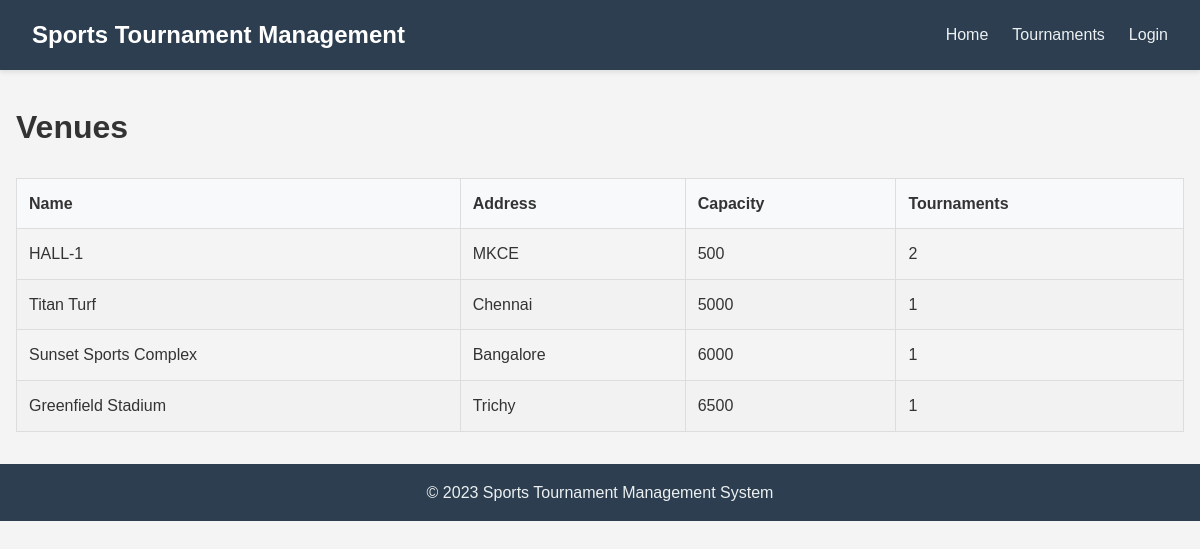
/venues, run on the app's committed database.
### models.py (models this page shows)
class Venue(db.Model):
    id = db.Column(db.Integer, primary_key=True)
    name = db.Column(db.String(100), nullable=False)
    address = db.Column(db.String(200))
    capacity = db.Column(db.Integer)
    tournaments = db.relationship('Tournament', backref='venue', lazy=True)

### routes.py (the view)
@app.route('/venues')
def venues():
    venues = Venue.query.all()
    return render_template('venues/list.html', venues=venues)

### templates/venues/list.html (shortened to what this page needs)
{% extends 'base.html' %}
{% block content %}
<div class="header-actions">
    <h1>Venues</h1>
</div>
{% if venues %}
<table class="table">
    <thead>
        <tr>
            <th>Name</th>
            <th>Address</th>
            <th>Capacity</th>
            <th>Tournaments</th>
        </tr>
    </thead>
    <tbody>
        {% for venue in venues %}
        <tr>
            <td>{{ venue.name }}</td>
            <td>{{ venue.address }}</td>
            <td>{{ venue.capacity }}</td>
            <td>{{ venue.tournaments|length }}</td>
        </tr>
        {% endfor %}
    </tbody>
</table>
{% else %}
<p>No venues found.</p>
{% endif %}
{% endblock %}

### static/css/style.css (style rules this page uses)
* { margin: 0; padding: 0; box-sizing: border-box; font-family: 'Arial', sans-serif; }
body { background-color: #f4f4f4; color: #333; line-height: 1.6; }
.table { width: 100%; border-collapse: collapse; margin-bottom: 1.5rem; }
.table th, .table td { padding: 0.75rem; border: 1px solid #ddd; text-align: left; }
.table th { background-color: #f8f9fa; font-weight: bold; }
.table tr:nth-child(even) { background-color: #f2f2f2; }
.header-actions { display: flex; justify-content: space-between; align-items: center; margin-bottom: 1.5rem; }

### data on the page
Venue: name "HALL-1", address "MKCE", capacity "500", tournaments|length "2"
Venue: name "Titan Turf", address "Chennai", capacity "5000", tournaments|length "1"
Venue: name "Sunset Sports Complex", address "Bangalore", capacity "6000", tournaments|length "1"
Venue: name "Greenfield Stadium", address "Trichy", capacity "6500", tournaments|length "1"
